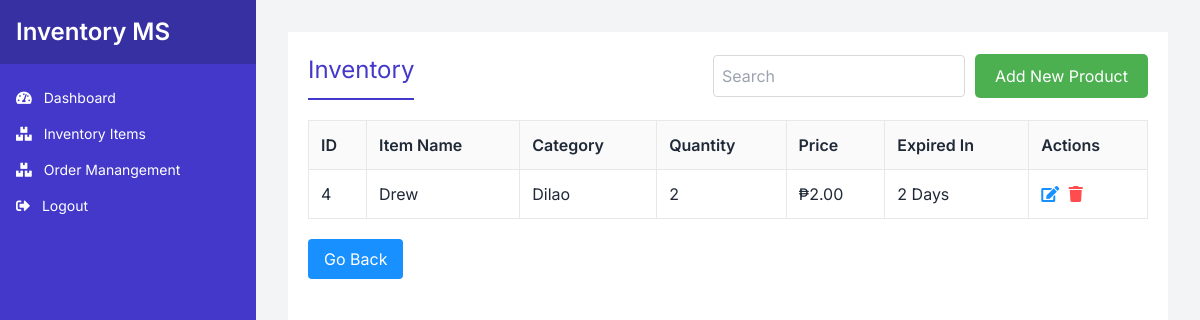
Page /inventory/inventory-items/ on the committed database.
### inventory/models.py (models this page shows)
class InventoryItem(models.Model):
    id = models.AutoField(primary_key=True)
    name = models.CharField(max_length=255)
    category = models.CharField(max_length=255)
    quantity = models.IntegerField()
    price = models.DecimalField(max_digits=10, decimal_places=2)
    expiry_days = models.IntegerField()

### inventory/views.py (the view)
# urls.py: path('inventory-items/', views.inventory_items, name='inventory_items'),
def inventory_items(request):
    inventory_items = InventoryItem.objects.all()
    return render(request, 'inventory/inventory_items.html', {
        'inventory_items': inventory_items,
    })

### inventory/templates/inventory/inventory_items.html (shortened to what this page needs)
{% extends 'inventory/dashboard.html' %}
{% load static %}
{% block content %}
<link rel="stylesheet" href="{% static 'css/inventory_items.css' %}">
<div class="container">
    <main class="main-content">
        <div class="content-header">
            <h1>Inventory</h1>
            <div class="search-add">
                <input type="text" placeholder="Search">
                <button class="add-product" onclick="openAddProductModal()">Add New Product</button>
            </div>
        </div>
        <table class="inventory-table">
            <thead>
                <tr>
                    <th>ID</th>
                    <th>Item Name</th>
                    <th>Category</th>
                    <th>Quantity</th>
                    <th>Price</th>
                    <th>Expired In</th>
                    <th>Actions</th>
                </tr>
            </thead>
            <tbody id="inventoryTableBody">
                {% for item in inventory_items %}
                <tr>
                    <td>{{ item.id }}</td>
                    <td>{{ item.name }}</td>
                    <td>{{ item.category }}</td>
                    <td>{{ item.quantity }}</td>
                    <td>₱{{ item.price|floatformat:2 }}</td>
                    <td>{{ item.expiry_days }} Days</td>
                    <td>
                        <button class="edit" onclick="editItem('{{ item.id }}')"><i class="fas fa-edit"></i></button>
                        <button class="delete" onclick="deleteItem('{{ item.id }}')"><i class="fas fa-trash"></i></button>
                    </td>
                </tr>
                {% empty %}
                <tr>
                    <td colspan="7">No inventory items found.</td>
                </tr>
                {% endfor %}
            </tbody>
        </table>
        <button class="go-back" onclick="history.back()">Go Back</button>
    </main>
</div>
{% endblock %}

### inventory/static/css/dashboard.css (style rules this page uses)
:root { --primary-color: #4338ca; --primary-light: #6366f1; --secondary-color: #10b981; --text-color: #1f2937; --bg-color: #f3f4f6; --card-bg: #ffffff; }
body { font-family: 'Inter', sans-serif; background-color: var(--bg-color) !important; color: var(--text-color) !important; margin: 0; padding: 0; }
.container { display: flex; min-height: 100vh; }
.main-content { flex-grow: 1; padding: 30px; }
h1 { font-size: 28px; color: var(--primary-color); margin-bottom: 20px; border-bottom: 2px solid var(--primary-color); padding-bottom: 10px; }

### inventory/static/css/inventory_items.css (style rules this page uses)
body, html { margin: 0; padding: 0; font-family: 'Inter', sans-serif; background-color: #f0f2f5; }
.container { display: flex; height: 100vh; }
.main-content { flex-grow: 1; padding: 20px; background-color: #fff; }
.content-header { display: flex; justify-content: space-between; align-items: center; margin-bottom: 20px; }
.content-header h1 { font-size: 24px; margin: 0; }
.search-add { display: flex; align-items: center; }
.search-add input { padding: 8px; border: 1px solid #d9d9d9; border-radius: 4px; margin-right: 10px; }
.add-product { background-color: #1890ff; color: white; border: none; padding: 8px 16px; border-radius: 4px; cursor: pointer; }
.inventory-table { width: 100%; border-collapse: collapse; margin-bottom: 20px; }
.inventory-table th, .inventory-table td { border: 1px solid #e8e8e8; padding: 12px; text-align: left; }
.inventory-table th { background-color: #fafafa; font-weight: 600; }
.edit, .delete { background: none; border: none; cursor: pointer; margin-right: 5px; }
.edit i { color: #1890ff; }
.delete i { color: #ff4d4f; }
.go-back { background-color: #1890ff; color: white; border: none; padding: 8px 16px; border-radius: 4px; cursor: pointer; }

### inventory/templates/inventory/inventory_items.html (style rules this page uses)
.add-product { background-color: #4CAF50; color: white; padding: 10px 20px; border: none; border-radius: 5px; cursor: pointer; width: 100%; font-size: 16px; }

### rows in the picture
InventoryItem: id "4", name "Drew", category "Dilao", quantity "2", price "2.00", expiry_days "2"
